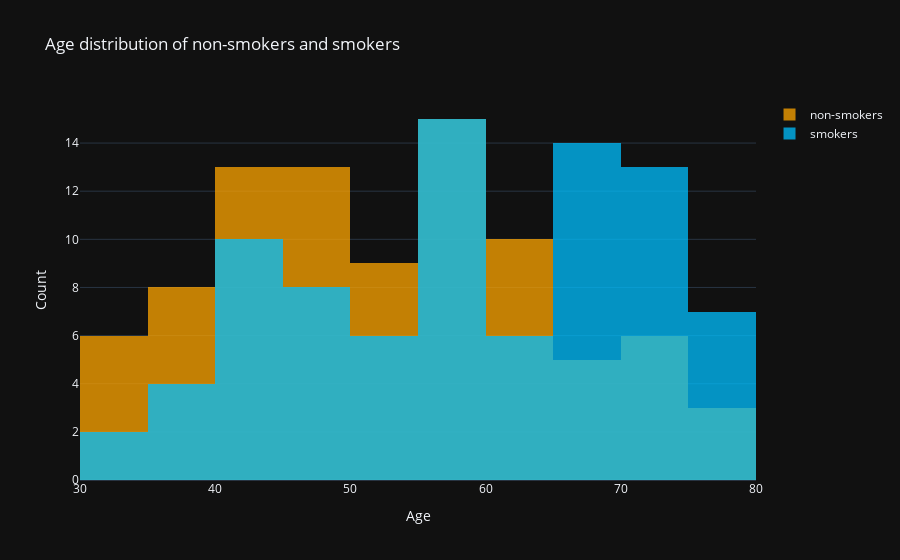

Here is the notebook cell this chart was saved with:
### Code cell
ages_smoke = go.Figure()

ages_smoke.add_trace(go.Histogram(
    x=df[df.Smoke == 0]['Age'],
    name='non-smokers',
    marker_color='orange',
    xbins=dict(start=10,
               end=90,
               size=5)
))
ages_smoke.add_trace(go.Histogram(
    x=df[df.Smoke == 1]['Age'],
    name='smokers',
    marker_color='deepskyblue',
    xbins=dict(start=10,
               end=90,
               size=5)
))

ages_smoke.update_layout(barmode='overlay',
                         title='Age distribution of non-smokers and smokers',
                         xaxis=dict(title='Age'),
                         yaxis=dict(title='Count'))

ages_smoke.update_traces(opacity=0.75)

ages_smoke.show()

### Figure 1 — Plotly figure (JSON) as saved in the notebook; plotly's stock layout.template omitted (floating-point values rounded to 4 significant figures)
{"data": [{"marker": {"color": "orange"}, "name": "non-smokers", "opacity": 0.75, "type": "histogram", "x": [45, 55, 35, 45, 48, 50, 56, 60, 46, 33, 47, 37, 51, 58, 59, 37, 52, 51, 65, 47, 53, 42, 49, 43, 49, 40, 56, 32, 48, 66, 42, 47, 67, 57, 55, 56, 74, 34, 40, 61, 55, 44, 40, 53, 39, 38, 50, 51, 64, 41, 76, 44, 74, 63, 35, 32, 46, 73, 51, 77, 45, 57, 40, 38, 48, 62, 59, 71, 58, 68, 62, 44, 34, 33, 58, 37, 65, 56, 70, 74, 42, 56, 64, 76, 64, 43, 63, 63], "xbins": {"end": 90, "size": 5, "start": 10}}, {"marker": {"color": "deepskyblue"}, "name": "smokers", "opacity": 0.75, "type": "histogram", "x": [43, 70, 71, 36, 40, 33, 43, 69, 44, 76, 54, 39, 63, 56, 74, 38, 51, 49, 51, 71, 45, 40, 62, 47, 67, 75, 72, 47, 67, 55, 32, 60, 52, 71, 43, 68, 75, 56, 59, 76, 50, 56, 73, 44, 68, 60, 62, 46, 57, 75, 42, 45, 73, 57, 69, 57, 70, 56, 44, 55, 71, 59, 35, 76, 76, 66, 45, 59, 66, 57, 52, 42, 67, 65, 70, 47, 56, 64, 67, 74, 72, 68, 56, 67, 68], "xbins": {"end": 90, "size": 5, "start": 10}}], "layout": {"barmode": "overlay", "title": {"text": "Age distribution of non-smokers and smokers"}, "xaxis": {"title": {"text": "Age"}}, "yaxis": {"title": {"text": "Count"}}}}
